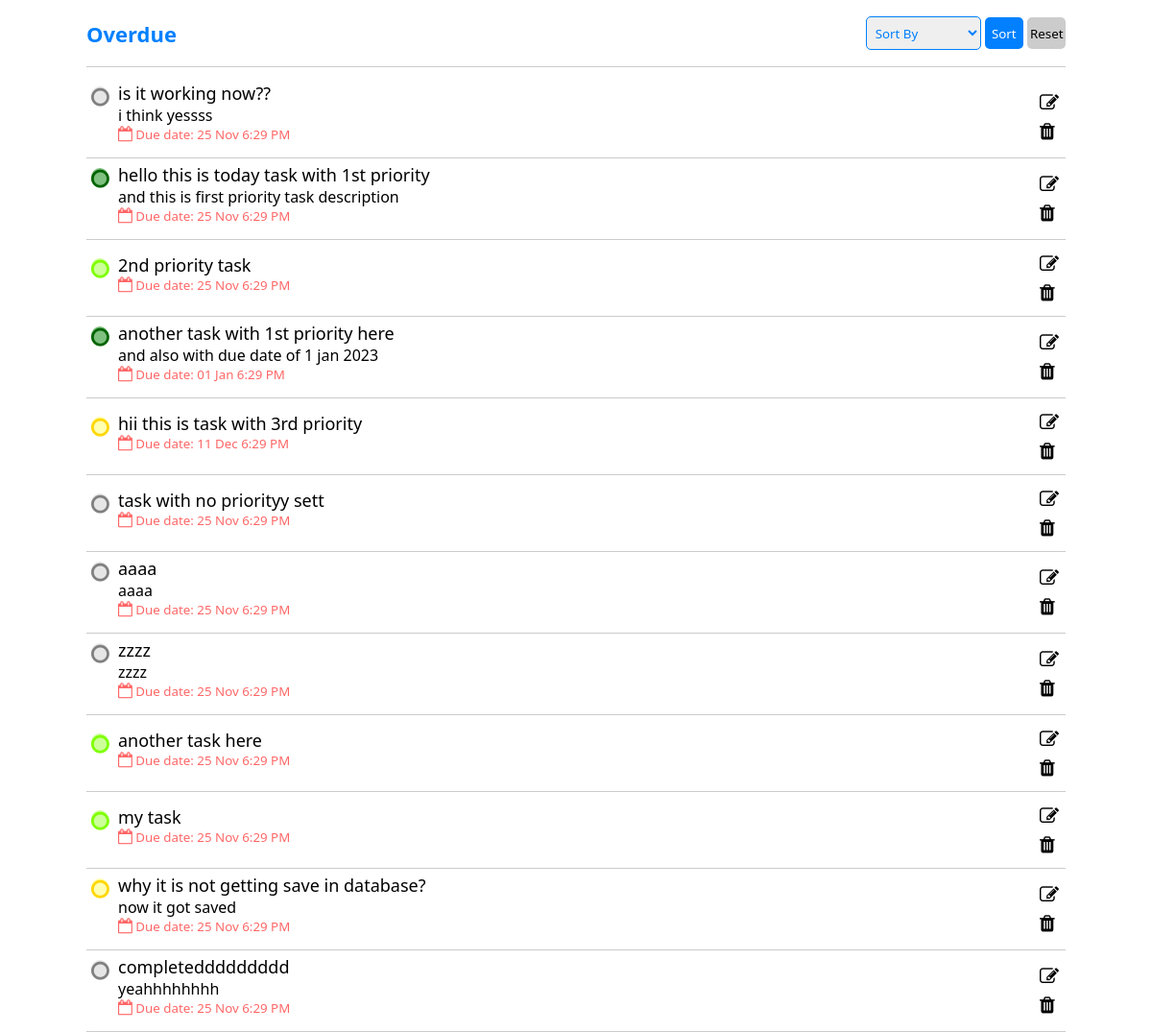
Screenshot of /main/overdue-tasks.php (signed in) with the database file from the repository.
### tables this page shows
CREATE TABLE `tasks` (
  `Sno` int(11) NOT NULL,
  `task-name` varchar(200) NOT NULL,
  `task-desc` text NOT NULL,
  `due-date` timestamp NULL DEFAULT current_timestamp(),
  `priority` int(10) DEFAULT 4,
  `timestamp` timestamp NOT NULL DEFAULT current_timestamp(),
  `user-id` int(11) NOT NULL
);

### main/overdue-tasks.php (the view, shortened to what this page needs)
<?php
    require_once '../config.php';
?>
<head>
    <link rel="stylesheet" href="main-page.css">
    <link href="https://maxcdn.bootstrapcdn.com/font-awesome/4.2.0/css/font-awesome.min.css" rel="stylesheet">
</head>
<body>
<section id="content-today" class="content">
    <div class="head">
        <div class="heading">
            <span>Overdue</span>
        </div>
        <form method="post">
            <select name="sort-by" id="sort-box">
                <option hidden selected value="">Sort By</option>
            </select>
            <span class="buttons">
                <button class="two" name="sort-submit">Sort</button>
                <button class="one" name="sort-reset">Reset</button>
            </span>
        </form>
    </div>
    <div class="tasks">
        <?php
            if(isset($_POST['sort-submit'])){
                $sortBy = $_POST['sort-by'];
                if($sortBy == "priority"){
                    $sql1 = "SELECT * FROM `tasks` WHERE `user-id` = '{$_SESSION['id']}' AND DATE(`due-date`) < DATE(now()) ORDER BY `priority` ASC";
                }
                if($sortBy == "due-date-asc"){
                    $sql1 = "SELECT * FROM `tasks` WHERE `user-id` = '{$_SESSION['id']}' AND DATE(`due-date`) < DATE(now()) ORDER BY `due-date` ASC";
                }
                if($sortBy == "due-date-desc"){
                    $sql1 = "SELECT * FROM `tasks` WHERE `user-id` = '{$_SESSION['id']}' AND DATE(`due-date`) < DATE(now()) ORDER BY `due-date` DESC";
                }
                if($sortBy == "old-task-first"){
                    $sql1 = "SELECT * FROM `tasks` WHERE `user-id` = '{$_SESSION['id']}' AND DATE(`due-date`) < DATE(now()) ORDER BY `timestamp` ASC";
                }
                if($sortBy == "new-task-first"){
                    $sql1 = "SELECT * FROM `tasks` WHERE `user-id` = '{$_SESSION['id']}' AND DATE(`due-date`) < DATE(now()) ORDER BY `timestamp` DESC";
                }
                if($sortBy == "A-Z"){
                    $sql1 = "SELECT * FROM `tasks` WHERE `user-id` = '{$_SESSION['id']}' AND DATE(`due-date`) < DATE(now()) ORDER BY `task-name` ASC";
                }
                if($sortBy == "Z-A"){
                    $sql1 = "SELECT * FROM `tasks` WHERE `user-id` = '{$_SESSION['id']}' AND DATE(`due-date`) < DATE(now()) ORDER BY `task-name` DESC";
                }
                if($sortBy == ""){
                    $sql1 = "SELECT * FROM `tasks` WHERE `user-id` = '{$_SESSION['id']}' AND DATE(`due-date`) < DATE(now())";
                }
            }
            else{
                $sql1 = "SELECT * FROM `tasks` WHERE `user-id` = '{$_SESSION['id']}' AND DATE(`due-date`) < DATE(now())";
            }
            $result1 = mysqli_query($conn, $sql1) or die('query unsucessful');
            if(mysqli_num_rows($result1) > 0){
                while($row = mysqli_fetch_assoc($result1)){
        ?>
        <div class="single-task">
            <div class="todo">
                <div class="checkbox">
                    <i id="<?php
                        if($row['priority'] == 1){echo 'first'; }
                        else if($row['priority'] == 2){echo 'second'; }
                        else if($row['priority'] == 3){echo 'third'; }
                        else if($row['priority'] == 4){echo 'fourth'; }
                        else{echo 'fourth'; }?>"
                        class="fa fa-solid fa-circle-o">
                    </i>
                </div>
            <div class="text">
                    <span class="task-name"><?php echo $row['task-name'];?></span>
                    <p class="task-desc"><?php echo $row['task-desc'];?></p>
                    <div class="display-date">
                        <small style="color: rgb(255, 0, 0, 0.6);"><?php $dueDate = strtotime($row['due-date']); $myFormatForView = date("d M g:i A", $dueDate); echo ' <i style="font-size:16px;" class=" fa fa-solid fa-calendar-o"></i> Due date: ' . $myFormatForView;?></small>
                    </div>
                </div>
            </div>
            <div class="icons">
                <i attr-id="<?php echo $row['Sno'] ?>" class="fa fa-solid fa-edit"></i>
                <i attr-id="<?php echo $row['Sno'] ?>" class="fa fa-solid fa-trash"></i>
            </div>
        </div>
        <?php
            } }
        ?>
    </div>
</section>
</body>

### main/main-page.css (style rules this page uses)
* { margin: 0; padding: 0; text-decoration: none; font-family: 'system-ui', '-apple-system', 'BlinkMacSystemFont', 'Segoe UI', 'Roboto', 'Oxygen', 'Ubuntu', 'Cantarell', 'Open Sans', 'Helvetica Neue', 'sans-serif'; box-sizing: border-box; scroll-behavior: smooth; }
.content { width: 100%; overflow-y: auto; overflow-x: hidden; display: flex; align-items: center; flex-direction: column; }
.content .head { position: sticky; top: 0; width: 85%; display: flex; justify-content: space-between; align-items: center; height: 70px !important; padding: 20px 0; border-bottom: 1px solid #ccc; background-color: #fff; margin-bottom: 10px; color: var(--main-color); }
.content .head .heading span { font-size: 22px; font-weight: 700; }
.content select { padding: 5px; border: 1px solid var(--main-color); width: 120px; height: 35px; cursor: pointer; outline: none; border-radius: 5px; text-align: left; }
.content select option { color: #999999; font-weight: 500; }
.content select,select option { color: var(--main-color); }
.content .head form .buttons button { width: 40px; height: 33px; margin: 0; padding: 0 3px; font-weight: 500; }
.buttons button { width: 80px; height: 30px; padding: 3px; margin: 0 2px; font-weight: 700; border: none; border-radius: 5px; cursor: pointer; }
.buttons .one { background-color: #ccc; }
.buttons .two { background-color: var(--main-color); color: white; }
.content .tasks { width: 85%; }
.content .tasks .single-task { display: flex; justify-content: space-between; flex-direction: row; align-items: center; border-bottom: 1px solid #ccc; padding: 5px 0; cursor: pointer; min-height: 80px; }
.content .tasks .single-task .todo { display: flex; }
.content .tasks .single-task .todo .text { padding: 0 0 10px 5px; }
.content .tasks .single-task .todo span { font-weight: 500; font-size: 18px; }
.content .tasks .single-task .todo .checkbox { padding: 5px; color: gray; }
.content .tasks .single-task .todo i { font-size: 16px; }
.content .tasks .single-task .todo .checkbox i { font-size: 22px; font-weight: 100; width: 18px; height: 19px; border-radius: 50%; background-color: #ddd; }
.content .tasks .single-task .todo .checkbox i#first { color: darkgreen; background-color: rgb(0, 128, 0, 0.5); }
.content .tasks .single-task .todo .checkbox i#second { color: chartreuse; background-color: rgb(127, 255, 0, 0.4); }
.content .tasks .single-task .todo .checkbox i#third { color: gold; background-color: rgb(255, 255, 0, 0.3); }
.content .tasks .single-task .todo .checkbox i#fourth { color: gray; background-color: rgb(128, 128, 128, 0.2); }
.content .tasks .single-task .icons i { width: 30px; text-align: center; margin: 0 2px; padding: 5px; font-size: 20px; display: flex; }

### rows the page displays
tasks: priority 4 (drawn), value "is it working now??", value "i think yessss", value "25 Nov 6:29 PM"
tasks: priority 1 (drawn), value "hello this is today task with 1st priority", value "and this is first priority task description", value "25 Nov 6:29 PM"
tasks: priority 2 (drawn), value "2nd priority task", value "25 Nov 6:29 PM"
tasks: priority 1 (drawn), value "another task with 1st priority here", value "and also with due date of 1 jan 2023", value "01 Jan 6:29 PM"
tasks: priority 3 (drawn), value "hii this is task with 3rd priority", value "11 Dec 6:29 PM"
tasks: priority 4 (drawn), value "task with no priorityy sett", value "25 Nov 6:29 PM"
tasks: priority 4 (drawn), value "aaaa", value "25 Nov 6:29 PM"
tasks: priority 4 (drawn), value "zzzz", value "25 Nov 6:29 PM"
tasks: priority 2 (drawn), value "another task here", value "25 Nov 6:29 PM"
tasks: priority 2 (drawn), value "my task", value "25 Nov 6:29 PM"
tasks: priority 3 (drawn), value "why it is not getting save in database?", value "now it got saved", value "25 Nov 6:29 PM"
tasks: priority 4 (drawn), value "completeddddddddd", value "yeahhhhhhhh", value "25 Nov 6:29 PM"
